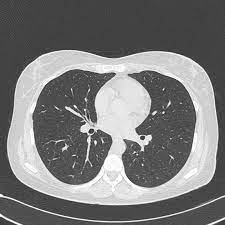
#> input picture Image Processing using C++/download.pgm, 225 x 225 px, given in place of download.jpeg, which was not available
$ jupyter execute --allow-errors 'Morphological operations and Image thresholding.ipynb'   (text cells are left out)
#> lines starting #> are read from the running program, lines starting #| are printed output that depends on the picture; after the words box and inside, x2 and y2 are one past the last pixel; in counts of white or black regions, pixels touching at a corner belong together; pictures that were not available may be replaced by others from this repository, and a replacement may not be noted
[cell 1]
import pandas as pd
import numpy as np
import matplotlib.pyplot as plt
from skimage.io import imread,imshow

[cell 2]
# using skimage
image1 = imread('download.jpeg')
#> image1 is the input picture: shape (225, 225); min 23, max 255, mean 122.3
imshow(image1)

[cell 3]
import cv2

[cell 4]
img1 = cv2.imread('download.jpeg', cv2.IMREAD_COLOR)

[cell 5]
## Image is shown in a window
cv2.imshow('image',img1)
cv2.waitKey(0)

[cell 6]
## To destroy the window
cv2.destroyAllWindows()

[cell 7]
## Using matplotlib to plot the image
plt.imshow(img1)

[cell 8]
## Adjusting for the RGB and BGR color format difference
RGB_img = cv2.cvtColor(img1, cv2.COLOR_BGR2RGB)

[cell 9]
plt.imshow(RGB_img)

[cell 10]
## Cropping Image
cropped_image = img1[10:280, 150:330]
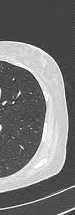
#> cropped_image: shape (215, 75, 3); min 28, max 255, mean 116.4
cropped_image = cv2.cvtColor(cropped_image, cv2.COLOR_BGR2RGB)
plt.imshow(cropped_image)

[cell 11]
## Saving Image
cv2.imwrite("Cropped Image.jpg", cropped_image)
#> Out = True

[cell 12]
img = cv2.imread('download.jpeg')
img = cv2.cvtColor(img,cv2.COLOR_BGR2GRAY)

[cell 13]
##Types of Thresholdings
ret, thresh1 = cv2.threshold(img, 120, 255, cv2.THRESH_BINARY)
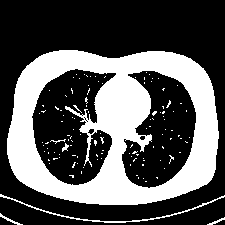
#> thresh1: shape (225, 225); 34.4% white; 121 white regions (115 under 20 px), largest, box (x1, y1, x2, y2) and area: (7, 50, 219, 205) 16518, (0, 194, 225, 223) 401, (0, 213, 23, 225) 55, (207, 217, 225, 225) 41, (62, 143, 69, 152) 30, (50, 139, 66, 144) 23
ret, thresh2 = cv2.threshold(img, 120, 255, cv2.THRESH_BINARY_INV)
ret, thresh3 = cv2.threshold(img, 120, 255, cv2.THRESH_TRUNC)
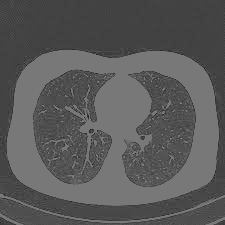
#> thresh3: shape (225, 225); min 23, max 120, mean 89.5
ret, thresh4 = cv2.threshold(img, 120, 255, cv2.THRESH_TOZERO)
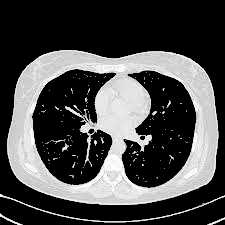
#> thresh4: shape (225, 225); min 0, max 255, mean 74.1
ret, thresh5 = cv2.threshold(img, 120, 255, cv2.THRESH_TOZERO_INV)
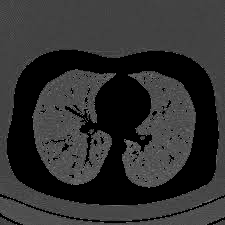
#> thresh5: shape (225, 225); min 0, max 120, mean 48.2

# the window showing output images
# with the corresponding thresholding

cv2.imshow('Binary Threshold', thresh1)
cv2.imshow('Binary Threshold Inverted', thresh2)
cv2.imshow('Truncated Threshold', thresh3)
cv2.imshow('Set to 0', thresh4)
cv2.imshow('Set to 0 Inverted', thresh5)

# De-allocate any associated memory usage
if cv2.waitKey(0) & 0xff == 27:
#> (key Esc is pressed here)
    cv2.destroyAllWindows()
